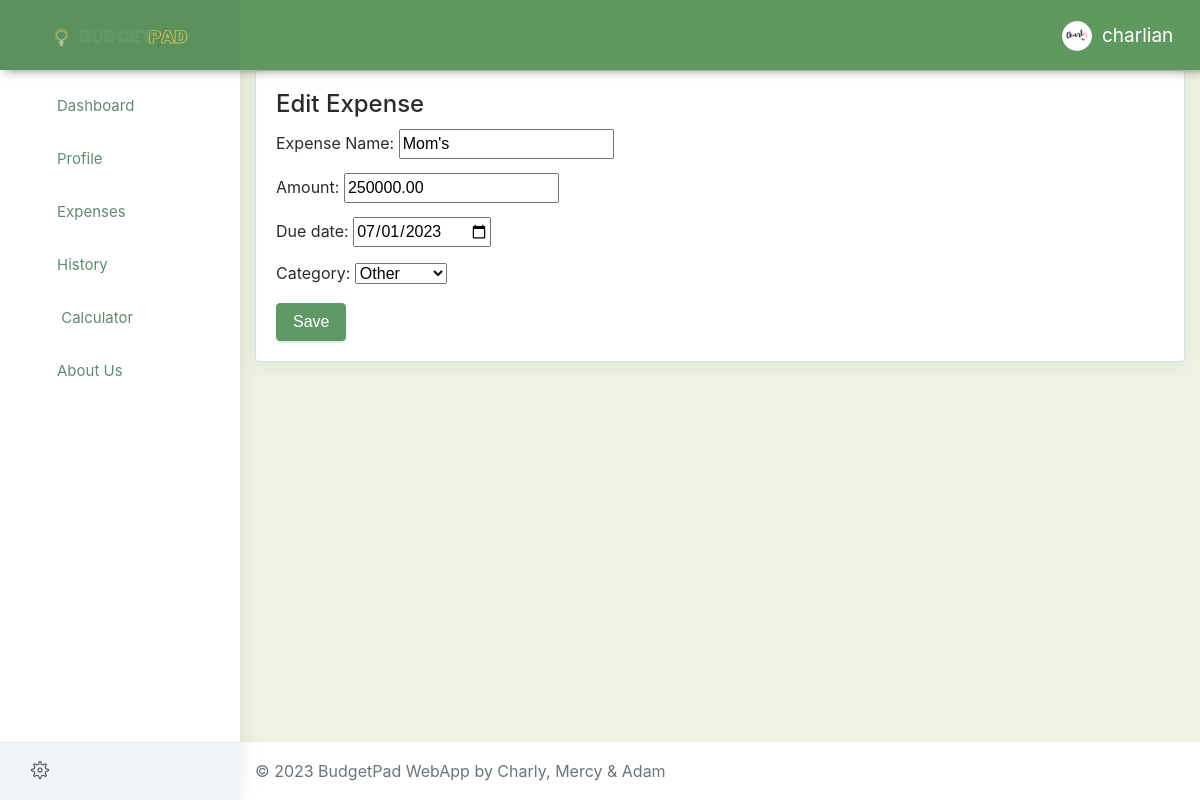
Page /expense_edit/3 (signed in) on the committed database.
### budgetpad/models.py (models this page shows)
class AddExpense_info(models.Model):
    user = models.ForeignKey(User,
                             default=1, on_delete=models.CASCADE)
    expense_number = models.PositiveIntegerField(default=0)
    add_expense = models.CharField(max_length=15)
    amount = models.DecimalField(max_digits=10, decimal_places=2)
    date = models.DateField(default=now)
    due_date = models.DateField(default=now)
    category = models.CharField(max_length=20,
                                choices=SELECT_CATEGORY_CHOICES, default='Rent')
    class Meta:
        db_table: 'addExpense'
        ordering = ['date']

### budgetpad/views.py (the view)
# urls.py: path('expense_edit/<int:expense_id>',
def expense_edit(request, expense_id):
    if request.session.has_key('is_logged'):
        expense = get_object_or_404(
            AddExpense_info, id=expense_id, user=request.user)
        if request.method == 'POST':
            form = AddExpenseForm(request.POST, instance=expense)
            if form.is_valid():
                form.save()
                return redirect('expenses')
        else:
            form = AddExpenseForm(instance=expense)
        return render(request, 'budgetpad/expense_edit.html', {'form': form, 'expense': expense})
    return redirect('dashboard')

### budgetpad/forms.py (shortened to what this page needs)
class AddExpenseForm(forms.ModelForm):
    category = forms.ChoiceField(choices=SELECT_CATEGORY_CHOICES)
    class Meta:
        model = AddExpense_info
        fields = ['add_expense', 'amount', 'due_date', 'category']
        widgets = {
            'due_date': forms.DateInput(attrs={'type': 'date'}),
        }
        widgets.update({
            'expense_number': forms.HiddenInput()})
        labels = {
            'add_expense': 'Expense Name',
        }
    """def __init__(self, *args, **kwargs):
        super().__init__(*args, **kwargs)
        self.fields['date'].initial = timezone.now().date()
    """

### budgetpad/templates/budgetpad/expense_edit.html
{% extends 'base.html' %} {% load static %} {% block content %}
<div class="row">
  <div class="col-lg-12">
    <div class="card">
      <div class="card-block">
        <h4 class="card-title">Edit Expense</h4>
        <form method="post">
          {% csrf_token %} {{ form.as_p }}
          <button type="submit" class="btn btn-primary">Save</button>
        </form>
      </div>
    </div>
  </div>
</div>
{% endblock %}

### budgetpad/templates/base.html (shortened to what this page needs)
{% load static %}
<!DOCTYPE html>
<html>
  <head>
    <link
      href="{% static '/images/logo/favicon.ico' %}"
      rel="stylesheet"
      media="screen"
    />
    <link
      href="{% static '/styles/style.css' %}"
      rel="stylesheet"
      type="text/css"
      media="screen"
    />
    <link
      href="{% static '/styles/green.css' %}"
      rel="stylesheet"
      type="text/css"
      media="screen"
    />
    <link
      href="{% static '/assets/plugins/bootstrap/css/bootstrap.min.css' %}"
      rel="stylesheet"
    />
    <link
      href="{% static '/assets/plugins/c3-master/c3.min.css' %}"
      rel="stylesheet"
    />
  </head>
  <body class="fix-header fix-sidebar card-no-border">
    <div id="main-wrapper">
      <header class="topbar">
        <nav class="navbar top-navbar navbar-toggleable-sm navbar-light">
          <div class="navbar-header">
            <a class="navbar-brand" href="dashboard.html">
              <b>
                <img
                  src="{% static 'images/logo/apple-touch-icon.png' %}"
                  alt="dashboard"
                  class="light-logo"
                />
              </b>
              <span>
                <img
                  src="{% static 'images/logo/apple-touch-logo.png' %}"
                  class="light-logo"
                  alt="homepage"
              /></span>
            </a>
          </div>
          <div class="navbar-collapse">
            <ul class="navbar-nav my-lg-0">
              <li class="nav-item dropdown">
                <a
                  class="nav-link dropdown-toggle text-muted waves-effect waves-dark"
                  href="{% url 'profile' %}"
                  ><img
                    src="{% static '/images/users/CharlY-modified (Custom).png' %}"
                    alt="user"
                    class="profile-pic m-r-10"
                  />{{ user.username }}</a
                >
              </li>
            </ul>
          </div>
        </nav>
      </header>
      <aside class="left-sidebar">
        <div class="scroll-sidebar">
          <nav class="sidebar-nav">
            <ul id="sidebarnav">
              <li>
                <a
                  class="waves-effect waves-dark"
                  href="{% url 'dashboard' %}"
                  aria-expanded="false"
                  ><i class="mdi mdi-gauge"></i
                  ><span class="hide-menu">Dashboard</span></a
                >
              </li>
              <li>
                <a
                  class="waves-effect waves-dark"
                  href="{% url 'profile' %}"
                  aria-expanded="false"
                  ><i class="mdi mdi-account-check"></i
                  ><span class="hide-menu">Profile</span></a
                >
              </li>
              <li>
                <a
                  class="waves-effect waves-dark"
                  href="{% url 'expenses' %}"
                  aria-expanded="false"
                  ><i class="mdi mdi-cash-usd"></i
                  ><span class="hide-menu">Expenses</span></a
                >
              </li>
              <li>
                <a
                  class="waves-effect waves-dark"
                  href="{% url 'expenses_history' %}"
                  aria-expanded="false"
                  ><i class="mdi mdi-calendar"></i
                  ><span class="hide-menu">History</span></a
                >
              </li>
              <li>
                <a
                  class="waves-effect waves-dark"
                  href="{% url 'calculator' %}"
                  aria-expanded="false"
                  ><i class="mdi mdi-calculator"></i
                  ><span class="hide-menu"> Calculator</span></a
                >
              </li>
              <li>
                <a
                  class="waves-effect waves-dark"
                  href="{% url 'info' %}"
                  aria-expanded="false"
                  ><i class="mdi mdi-book-open-variant"></i
                  ><span class="hide-menu">About Us</span></a
                >
              </li>
            </ul>
          </nav>
        </div>
        <div class="sidebar-footer">
          <a href="" class="link" data-toggle="tooltip" title="Settings"
            ><i class="ti-settings"></i
          ></a>
          <a
            href="{% url 'handleLogout' %}"
            class="link"
            data-toggle="tooltip"
            title="Logout"
            ><i class="mdi mdi-power"></i
          ></a>
        </div>
      </aside>
      <div class="page-wrapper">
        <div class="container-fluid">
          {% block content %} {% endblock %}
        </div>
        <footer class="footer">
          © 2023 BudgetPad WebApp by Charly, Mercy & Adam
        </footer>
      </div>
    </div>
  </body>
</html>

### budgetpad/static/styles/green.css (style rules this page uses)
.topbar { background: #609960; }
.topbar .navbar-header { background: rgba(0, 0, 0, 0.05); }
.topbar .top-navbar .navbar-header .navbar-brand .light-logo { display: inline-block; color: rgba(255, 255, 255, 0.8); }
.topbar .navbar-light .navbar-nav .nav-item > a.nav-link { color: #ffffff !important; }
.sidebar-nav { background: #fff; }
.sidebar-nav ul li a { color: #608b71; }
.sidebar-nav > ul > li > a i { color: #99b4a1; }

### rows in the picture
AddExpense_info: add_expense "Mom's", amount "250000.00", due_date "07/01/2023", category "Other"

### other values in the picture
{{ user.username }} "charlian"
